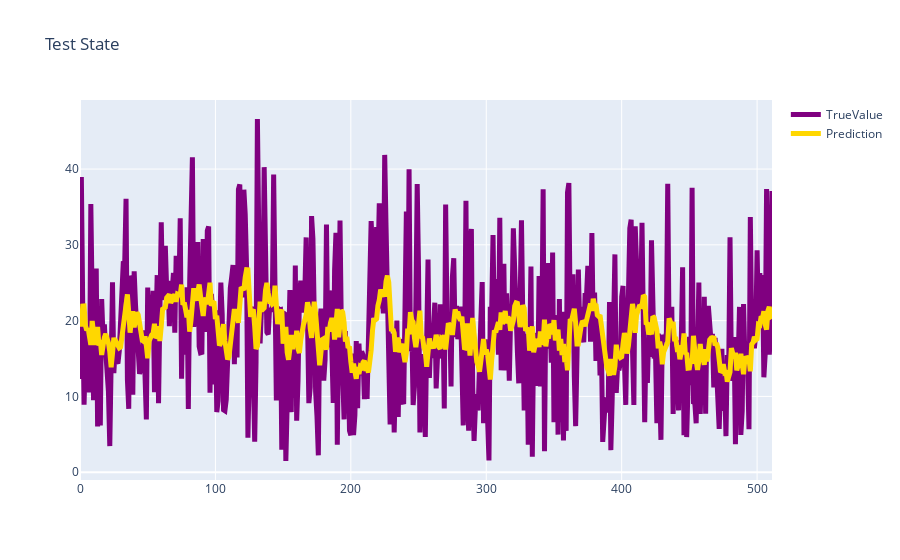

Notebook source saved alongside this figure:
### Markdown cell above
### 05 test model

### Code cell
if instance.test:
    print(f">>>>>>>>>>>>>>>>>>>>>>>>>开始{instance.model}模型测试<<<<<<<<<<<<<<<<<<<<<<<<<<<")
    test(model, instance, test_loader, scaler)

### Figure 1 — Plotly figure (JSON) as saved in the notebook; plotly's stock layout.template omitted (floating-point values rounded to 4 significant figures; data arrays with more than 128 entries replaced by an {"elided": "..."} marker saying what was removed)
{"data": [{"line": {"color": "purple", "width": 5}, "mode": "lines", "name": "TrueValue", "type": "scatter", "y": {"elided": "512 float values"}}, {"line": {"color": "gold", "width": 5}, "mode": "lines", "name": "Prediction", "type": "scatter", "y": {"elided": "512 float values"}}], "layout": {"title": {"text": "Test State"}}}
